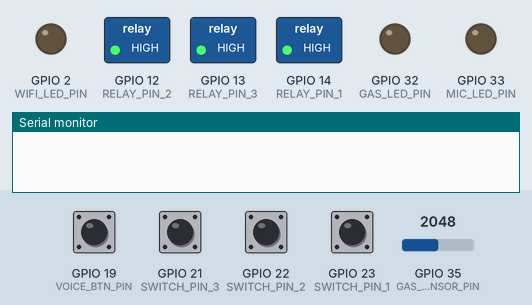
A program run on a simulated ESP32. On the bench: switched loads named in the program (green lamp = pin HIGH), output pins drawn as LEDs (lit = HIGH), the last lines printed to the serial monitor. Inputs (shaded band) come from the test bench; at power-on: GPIO 19 (VOICE_BTN_PIN), GPIO 21 (SWITCH_PIN_3), GPIO 22 (SWITCH_PIN_2), GPIO 23 (SWITCH_PIN_1) HIGH, GPIO 35 (GAS_SENSOR_PIN) = 2048. WiFi joins after 1.5 s; servers stay silent unless stated; I2S audio is not simulated (input reads silence); uploads are accepted with an empty reply; storage starts empty.

Above: at 3.0 s.
3.1 s: GPIO 19 (VOICE_BTN_PIN) pulled LOW for 0.15 s
At 4.8 s:
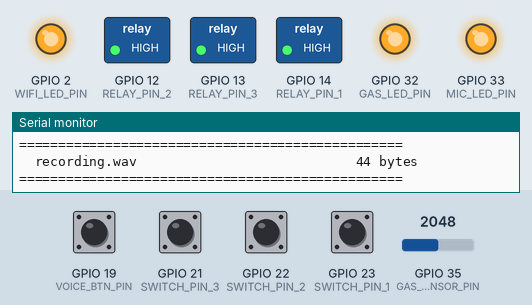
9.6 s: GPIO 21 (SWITCH_PIN_3) pulled LOW for 0.15 s
At 10.5 s:
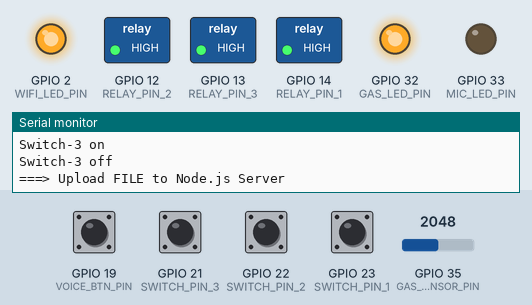
13.1 s: GPIO 35 (GAS_SENSOR_PIN) set to 1304
18.5 s: GPIO 35 (GAS_SENSOR_PIN) set to 1236
At 20.7 s:
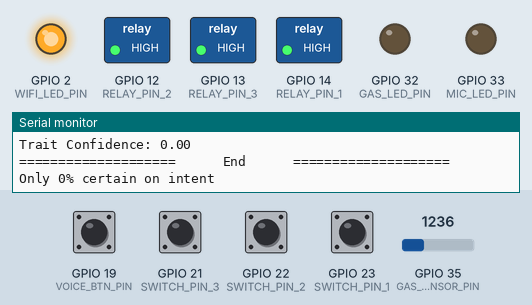
21.3 s: GPIO 22 (SWITCH_PIN_2) pulled LOW for 0.15 s
At 21.37 s:
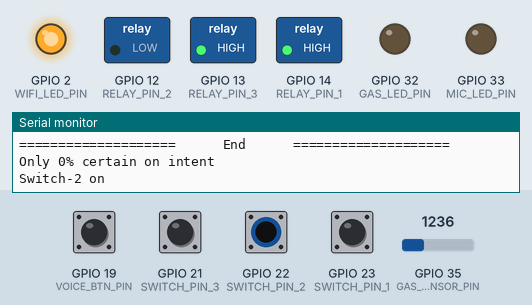
22.9 s: GPIO 23 (SWITCH_PIN_1) pulled LOW for 0.15 s
At 22.97 s:
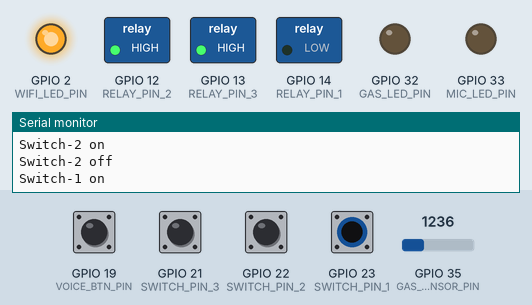
Timing chart, 0 to 25.5 s (numbered marks = the images above; inputs shaded):
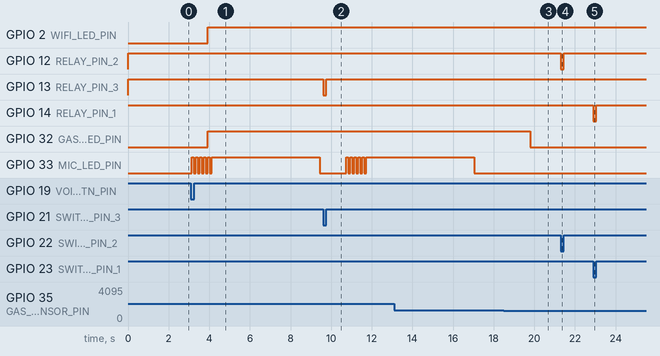

The program:

main.cpp
```cpp
#include <Arduino.h>
#include <WiFi.h>
#include <WiFiClient.h>
#include <HTTPClient.h>
#include <BlynkSimpleEsp32.h>
#include <driver/i2s.h>
#include <esp_task_wdt.h>
#include <SPIFFS.h>
#include <ArduinoJson.h>
#include "config.h"

// Relay State - To remember the toggle state for relay
bool relayState1 = LOW;
bool relayState2 = LOW;
bool relayState3 = LOW;

// Switch State
bool switchState1 = LOW;
bool switchState2 = LOW;
bool switchState3 = LOW;

int gasSensorVal;
bool blinkLed = false;

// Voice command
bool toBeUpdated = false;
const char *device_name;
const char *trait_value;

BlynkTimer timer;

File file;
const char filename[] = "/recording.wav";
const int headerSize = 44;

void wavHeader(byte* header, int wavSize)
{
  header[0] = 'R';
  header[1] = 'I';
  header[2] = 'F';
  header[3] = 'F';
  unsigned int fileSize = wavSize + headerSize - 8;
  header[4] = (byte)(fileSize & 0xFF);
  header[5] = (byte)((fileSize >> 8) & 0xFF);
  header[6] = (byte)((fileSize >> 16) & 0xFF);
  header[7] = (byte)((fileSize >> 24) & 0xFF);
  header[8] = 'W';
  header[9] = 'A';
  header[10] = 'V';
  header[11] = 'E';
  header[12] = 'f';
  header[13] = 'm';
  header[14] = 't';
  header[15] = ' ';
  header[16] = 0x10;
  header[17] = 0x00;
  header[18] = 0x00;
  header[19] = 0x00;
  header[20] = 0x01;
  header[21] = 0x00;
  header[22] = 0x01;
  header[23] = 0x00;
  header[24] = 0x80;
  header[25] = 0x3E;
  header[26] = 0x00;
  header[27] = 0x00;
  header[28] = 0x00;
  header[29] = 0x7D;
  header[30] = 0x00;
  header[31] = 0x00;
  header[32] = 0x02;
  header[33] = 0x00;
  header[34] = 0x10;
  header[35] = 0x00;
  header[36] = 'd';
  header[37] = 'a';
  header[38] = 't';
  header[39] = 'a';
  header[40] = (byte)(wavSize & 0xFF);
  header[41] = (byte)((wavSize >> 8) & 0xFF);
  header[42] = (byte)((wavSize >> 16) & 0xFF);
  header[43] = (byte)((wavSize >> 24) & 0xFF);
}

void listSPIFFS(void)
{
  Serial.println(F("\r\nListing SPIFFS files:"));
  static const char line[] PROGMEM =  "=================================================";

  Serial.println(FPSTR(line));
  Serial.println(F("  File name                              Size"));
  Serial.println(FPSTR(line));

  fs::File root = SPIFFS.open("/");
  if (!root) {
    Serial.println(F("Failed to open directory"));
    return;
  }
  if (!root.isDirectory()) {
    Serial.println(F("Not a directory"));
    return;
  }

  fs::File file = root.openNextFile();
  while (file) {

    if (file.isDirectory()) {
      Serial.print("DIR : ");
      String fileName = file.name();
      Serial.print(fileName);
    } else {
      String fileName = file.name();
      Serial.print("  " + fileName);
      // File path can be 31 characters maximum in SPIFFS
      int spaces = 33 - fileName.length(); // Tabulate nicely
      if (spaces < 1) spaces = 1;
      while (spaces--) Serial.print(" ");
      String fileSize = (String) file.size();
      spaces = 10 - fileSize.length(); // Tabulate nicely
      if (spaces < 1) spaces = 1;
      while (spaces--) Serial.print(" ");
      Serial.println(fileSize + " bytes");
    }

    file = root.openNextFile();
  }

  Serial.println(FPSTR(line));
  Serial.println();
  delay(1000);
}

void SPIFFSInit()
{
  if(!SPIFFS.begin(true)){
    Serial.println("SPIFFS initialisation failed!");
    while(1) yield();
  }
}

void i2sInit()
{
  i2s_config_t i2s_config = {
    .mode = (i2s_mode_t)(I2S_MODE_MASTER | I2S_MODE_RX),
    .sample_rate = I2S_SAMPLE_RATE,
    .bits_per_sample = i2s_bits_per_sample_t(I2S_SAMPLE_BITS),
    .channel_format = I2S_CHANNEL_FMT_ONLY_LEFT,
    .communication_format = i2s_comm_format_t(I2S_COMM_FORMAT_I2S | I2S_COMM_FORMAT_I2S_MSB),
    .intr_alloc_flags = 0,
    .dma_buf_count = 64,
    .dma_buf_len = 1024,
    .use_apll = 1
  };

  i2s_driver_install(I2S_PORT, &i2s_config, 0, NULL);

  const i2s_pin_config_t pin_config = {
    .bck_io_num = I2S_SCK,
    .ws_io_num = I2S_WS,
    .data_out_num = -1,
    .data_in_num = I2S_SD
  };

  i2s_set_pin(I2S_PORT, &pin_config);
}

void voiceController(float& intent_confidence, const char *device_name, float& device_confidence, const char *trait_value, float& trait_confidence) {
    if (intent_confidence < 0.7)
    {
        Serial.printf("Only %.f%% certain on intent\n", 100 * intent_confidence);
        return;
    }
    if (strcmp(device_name, "red") != 0 && strcmp(device_name, "green") != 0 && strcmp(device_name, "blue") != 0)
    {
        Serial.println("Device not found");
        return;
    }
    if (device_confidence < 0.7)
    {
        Serial.printf("Only %.f%% certain on device\n", 100 * device_confidence);
        return;
    }
    if (strcmp(trait_value, "on") != 0 && strcmp(trait_value, "off") != 0)
    {
        Serial.println("Can't work out the intent action");
        return;
    }
    if (trait_confidence < 0.7)
    {
        Serial.printf("Only %.f%% certain on trait\n", 100 * trait_confidence);
        return;
    }

    toBeUpdated = true;
}

void uploadFile(){
  file = SPIFFS.open(filename, FILE_READ);
  if(!file){
    Serial.println("FILE IS NOT AVAILABLE!");
    return;
  }

  Serial.println("===> Upload FILE to Node.js Server");

  HTTPClient client;
  client.begin("http://192.168.110.103:8888/uploadCommand");
  client.addHeader("Content-Type", "audio/wav");
  int httpResponseCode = client.sendRequest("POST", &file, file.size());
  Serial.print("httpResponseCode : ");
  Serial.println(httpResponseCode);

  if(httpResponseCode == 200){
    String response = client.getString();
    StaticJsonDocument<500> doc;
    deserializeJson(doc, response);

    const char* text = doc["text"];
    const char *intent_name = doc["intent_name"];
    float intent_confidence = doc["intent_confidence"];
    device_name = doc["device_name"];
    float device_confidence = doc["device_confidence"];
    trait_value = doc["trait_value"];
    float trait_confidence = doc["trait_confidence"];

    Serial.println("==================== Transcription ====================");
    Serial.println(text);
    Serial.print("Intent: ");
    Serial.println(intent_name);
    Serial.print("Intent Confidence: ");
    Serial.println(intent_confidence);
    Serial.print("Device Name: ");
    Serial.println(device_name);
    Serial.print("Device Confidence: ");
    Serial.println(device_confidence);
    Serial.print("Trait Value: ");
    Serial.println(trait_value);
    Serial.print("Trait Confidence: ");
    Serial.println(trait_confidence);
    Serial.println("====================      End      ====================");

    voiceController(intent_confidence, device_name, device_confidence, trait_value, trait_confidence);
  }else{
    Serial.println("Error: Failed to detect voice... Please Try Again!!!");
  }
  file.close();
  client.end();
}

void i2s_adc_data_scale(uint8_t * d_buff, uint8_t* s_buff, uint32_t len)
{
    uint32_t j = 0;
    uint32_t dac_value = 0;
    for (int i = 0; i < len; i += 2) {
        dac_value = ((((uint16_t) (s_buff[i + 1] & 0xf) << 8) | ((s_buff[i + 0]))));
        d_buff[j++] = 0;
        d_buff[j++] = dac_value * 256 / 2048;
    }
}

void i2s_adc(void *arg)
{
  bool voiceBtnState = HIGH;
  while(true)
  {
    // Enter active/recording state if button is switched
    if (digitalRead(VOICE_BTN_PIN) != voiceBtnState)
    {
      voiceBtnState = !voiceBtnState;
      blinkLed = true;
      SPIFFS.remove(filename);
      file = SPIFFS.open(filename, FILE_WRITE);
      if(!file){
        Serial.println("File is not available!");
      }

      byte header[headerSize];
      wavHeader(header, FLASH_RECORD_SIZE);

      file.write(header, headerSize);
      listSPIFFS();
      blinkLed = false;
      digitalWrite(MIC_LED_PIN, HIGH);

      int i2s_read_len = I2S_READ_LEN;
      int flash_wr_size = 0;
      size_t bytes_read;

      char* i2s_read_buff = (char*) calloc(i2s_read_len, sizeof(char));
      uint8_t* flash_write_buff = (uint8_t*) calloc(i2s_read_len, sizeof(char));

      i2s_read(I2S_PORT, (void*) i2s_read_buff, i2s_read_len, &bytes_read, portMAX_DELAY);
      i2s_read(I2S_PORT, (void*) i2s_read_buff, i2s_read_len, &bytes_read, portMAX_DELAY);
      i2s_read(I2S_PORT, (void*) i2s_read_buff, i2s_read_len, &bytes_read, portMAX_DELAY);
      i2s_read(I2S_PORT, (void*) i2s_read_buff, i2s_read_len, &bytes_read, portMAX_DELAY);

      Serial.println(" *** Recording Start *** ");
      while (flash_wr_size < FLASH_RECORD_SIZE) {
          //read data from I2S bus, in this case, from ADC.
          i2s_read(I2S_PORT, (void*) i2s_read_buff, i2s_read_len, &bytes_read, portMAX_DELAY);
          //example_disp_buf((uint8_t*) i2s_read_buff, 64);
          //save original data from I2S(ADC) into flash.
          i2s_adc_data_scale(flash_write_buff, (uint8_t*)i2s_read_buff, i2s_read_len);
          file.write((const byte*) flash_write_buff, i2s_read_len);
          flash_wr_size += i2s_read_len;
          ets_printf("Sound recording %u%%\n", flash_wr_size * 100 / FLASH_RECORD_SIZE);
          ets_printf("Never Used Stack Size: %u\n", uxTaskGetStackHighWaterMark(NULL));
      }

      digitalWrite(MIC_LED_PIN, LOW);

      file.close();

      free(i2s_read_buff);
      i2s_read_buff = NULL;
      free(flash_write_buff);
      flash_write_buff = NULL;

      listSPIFFS();

      if(Blynk.connected()){
        uploadFile();
      }
    }
  }
}

// reads gas sensor data
void sendSensorData()
{
  gasSensorVal = map(analogRead(GAS_SENSOR_PIN), 0, 4095, 0, 100);

  if (gasSensorVal > 30)
  {
    digitalWrite(GAS_LED_PIN, HIGH);
  }
  else
  {
    digitalWrite(GAS_LED_PIN, LOW);
  }

  Blynk.virtualWrite(VPIN_GAS_SENSOR, gasSensorVal);
}

void checkBlynkStatus() // called every 2 seconds by timer
{
  if (Blynk.connected())
  {
    digitalWrite(WIFI_LED_PIN, HIGH);
    sendSensorData();

    if (toBeUpdated)
    {
      if (!strcmp(device_name, "red") && !strcmp(trait_value, "on"))
      {
        digitalWrite(RELAY_PIN_1, LOW);
        Blynk.virtualWrite(VPIN_BUTTON_1, HIGH);
        relayState1 = HIGH;
        Serial.println("Switch-1 on");
      }
      if (!strcmp(device_name, "red") && !strcmp(trait_value, "off"))
      {
        digitalWrite(RELAY_PIN_1, HIGH);
        Blynk.virtualWrite(VPIN_BUTTON_1, LOW);
        relayState1 = LOW;
        Serial.println("Switch-1 off");
      }
      if (!strcmp(device_name, "green") && !strcmp(trait_value, "on"))
      {
        digitalWrite(RELAY_PIN_2, LOW);
        Blynk.virtualWrite(VPIN_BUTTON_2, HIGH);
        relayState2 = HIGH;
        Serial.println("Switch-2 on");
      }
      if (!strcmp(device_name, "green") && !strcmp(trait_value, "off"))
      {
        digitalWrite(RELAY_PIN_2, HIGH);
        Blynk.virtualWrite(VPIN_BUTTON_2, LOW);
        relayState2 = LOW;
        Serial.println("Switch-2 off");
      }
      if (!strcmp(device_name, "blue") && !strcmp(trait_value, "on"))
      {
        digitalWrite(RELAY_PIN_3, LOW);
        Blynk.virtualWrite(VPIN_BUTTON_3, HIGH);
        relayState3 = HIGH;
        Serial.println("Switch-3 on");
      }
      if (!strcmp(device_name, "blue") && !strcmp(trait_value, "off"))
      {
        digitalWrite(RELAY_PIN_3, HIGH);
        Blynk.virtualWrite(VPIN_BUTTON_3, LOW);
        relayState3 = LOW;
        Serial.println("Switch-3 off");
      }

      toBeUpdated = false;
    }
  }
  else
  {
    digitalWrite(WIFI_LED_PIN, LOW);
    Serial.println("Blynk Not Connected");
  }
}

void manualController()
{
  if (digitalRead(SWITCH_PIN_1) == LOW && switchState1 == LOW)
  {
    digitalWrite(RELAY_PIN_1, LOW);
    Blynk.virtualWrite(VPIN_BUTTON_1, HIGH);
    relayState1 = HIGH;
    switchState1 = HIGH;
    Serial.println("Switch-1 on");
  }
  if (digitalRead(SWITCH_PIN_1) == HIGH && switchState1 == HIGH)
  {
    digitalWrite(RELAY_PIN_1, HIGH);
    Blynk.virtualWrite(VPIN_BUTTON_1, LOW);
    relayState1 = LOW;
    switchState1 = LOW;
    Serial.println("Switch-1 off");
  }
  if (digitalRead(SWITCH_PIN_2) == LOW && switchState2 == LOW)
  {
    digitalWrite(RELAY_PIN_2, LOW);
    Blynk.virtualWrite(VPIN_BUTTON_2, HIGH);
    relayState2 = HIGH;
    switchState2 = HIGH;
    Serial.println("Switch-2 on");
  }
  if (digitalRead(SWITCH_PIN_2) == HIGH && switchState2 == HIGH)
  {
    digitalWrite(RELAY_PIN_2, HIGH);
    Blynk.virtualWrite(VPIN_BUTTON_2, LOW);
    relayState2 = LOW;
    switchState2 = LOW;
    Serial.println("Switch-2 off");
  }
  if (digitalRead(SWITCH_PIN_3) == LOW && switchState3 == LOW)
  {
    digitalWrite(RELAY_PIN_3, LOW);
    Blynk.virtualWrite(VPIN_BUTTON_3, HIGH);
    relayState3 = HIGH;
    switchState3 = HIGH;
    Serial.println("Switch-3 on");
  }
  if (digitalRead(SWITCH_PIN_3) == HIGH && switchState3 == HIGH)
  {
    digitalWrite(RELAY_PIN_3, HIGH);
    Blynk.virtualWrite(VPIN_BUTTON_3, LOW);
    relayState3 = LOW;
    switchState3 = LOW;
    Serial.println("Switch-3 off");
  }
}

BLYNK_WRITE(VPIN_BUTTON_1)
{
  relayState1 = param.asInt();
  digitalWrite(RELAY_PIN_1, !relayState1);
}

BLYNK_WRITE(VPIN_BUTTON_2)
{
  relayState2 = param.asInt();
  digitalWrite(RELAY_PIN_2, !relayState2);
}

BLYNK_WRITE(VPIN_BUTTON_3)
{
  relayState3 = param.asInt();
  digitalWrite(RELAY_PIN_3, !relayState3);
}

BLYNK_WRITE(VPIN_BUTTON_ALL)
{
  relayState1 = 0; digitalWrite(RELAY_PIN_1, HIGH); Blynk.virtualWrite(VPIN_BUTTON_1, relayState1); delay(100);
  relayState2 = 0; digitalWrite(RELAY_PIN_2, HIGH); Blynk.virtualWrite(VPIN_BUTTON_2, relayState2); delay(100);
  relayState3 = 0; digitalWrite(RELAY_PIN_3, HIGH); Blynk.virtualWrite(VPIN_BUTTON_3, relayState3); delay(100);
}

void setup()
{
  Serial.begin(115200);

  pinMode(RELAY_PIN_1, OUTPUT);
  pinMode(RELAY_PIN_2, OUTPUT);
  pinMode(RELAY_PIN_3, OUTPUT);

  pinMode(SWITCH_PIN_1, INPUT_PULLUP);
  pinMode(SWITCH_PIN_2, INPUT_PULLUP);
  pinMode(SWITCH_PIN_3, INPUT_PULLUP);

  pinMode(WIFI_LED_PIN, OUTPUT);
  pinMode(MIC_LED_PIN, OUTPUT);
  pinMode(GAS_LED_PIN, OUTPUT);
  pinMode(GAS_SENSOR_PIN, INPUT);
  pinMode(VOICE_BTN_PIN, INPUT_PULLUP);

  //During Starting all Relays should TURN OFF
  digitalWrite(RELAY_PIN_1, HIGH);
  digitalWrite(RELAY_PIN_2, HIGH);
  digitalWrite(RELAY_PIN_3, HIGH);

  Blynk.begin(BLYNK_AUTH_TOKEN, WIFI_SSID, WIFI_PASS);

  // Setup a function to be called every 2 seconds
  timer.setInterval(2000L, checkBlynkStatus);

  SPIFFSInit();
  i2sInit();

  // make sure we don't get killed for our long running tasks
  esp_task_wdt_init(1000, false);

  xTaskCreatePinnedToCore(i2s_adc, "i2s_adc", 1024 * 3, NULL, 1, NULL, 0);
}


void loop()
{
  Blynk.run();
  manualController();
  timer.run();
  if (blinkLed)
  {
    digitalWrite(MIC_LED_PIN, HIGH);
    delay(100);
    digitalWrite(MIC_LED_PIN, LOW);
    delay(100);
  }
}
```

config.h
```cpp
// WiFi credentials
#define WIFI_SSID ""
#define WIFI_PASS ""

// define Blynk parameters
#define BLYNK_TEMPLATE_ID ""
#define BLYNK_TEMPLATE_NAME ""
#define BLYNK_AUTH_TOKEN ""
#define BLYNK_PRINT Serial

// define the GPIOs connected with Relays and switches
#define RELAY_PIN_1    14  //D14
#define RELAY_PIN_2    12  //D12
#define RELAY_PIN_3    13  //D13

#define SWITCH_PIN_1   23  //D23
#define SWITCH_PIN_2   22  //D22
#define SWITCH_PIN_3   21  //D21

#define WIFI_LED_PIN   2   //D2
#define GAS_LED_PIN    32  //D32 led indicator for gas
#define GAS_SENSOR_PIN 35  //D35 pin connected with gas sensor analog output
#define VOICE_BTN_PIN  19  //D19 voice input button
#define MIC_LED_PIN    33  //D33 mic indicator led

// define virtual pins for Blynk
#define VPIN_BUTTON_1    V0
#define VPIN_BUTTON_2    V1
#define VPIN_BUTTON_3    V2

#define VPIN_BUTTON_ALL  V3
#define VPIN_GAS_SENSOR  V4

// I2S configuration settings
#define I2S_WS            26
#define I2S_SD            27
#define I2S_SCK           25
#define I2S_PORT          I2S_NUM_0
#define I2S_SAMPLE_RATE   (16000)
#define I2S_SAMPLE_BITS   (16)
#define I2S_READ_LEN      (16 * 1024)
#define I2S_CHANNEL_NUM   (1)
#define FLASH_RECORD_SIZE (I2S_CHANNEL_NUM * I2S_SAMPLE_RATE * I2S_SAMPLE_BITS / 8 * 3)


// command recognition settings
#define COMMAND_RECOGNITION_ACCESS_KEY ""
```

Measured:
- the behaviour switches between 1270 and 1269 on GPIO 35 (GAS_SENSOR_PIN) (found by bisection; images 2 and 3)
- after the input at 3.1 s, GPIO 33 (MIC_LED_PIN): goes 5 × (HIGH 0.10 s, LOW 0.10 s), HIGH 5.3 s, then LOW, starting at once
- after the input at 9.6 s, GPIO 13 (RELAY_PIN_3): HIGH → LOW at once, → HIGH 0.15 s later
- after the input at 18.5 s, GPIO 32 (GAS_LED_PIN): HIGH → LOW after 1.3 s
- after the input at 21.3 s, GPIO 12 (RELAY_PIN_2): HIGH → LOW at once, → HIGH 0.15 s later
- after the input at 22.9 s, GPIO 14 (RELAY_PIN_1): HIGH → LOW at once, → HIGH 0.15 s later
